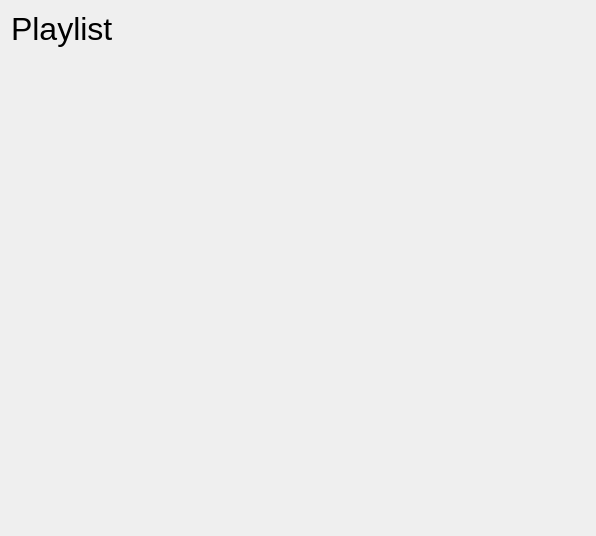
<?xml version="1.0" encoding="UTF-8"?>
<ui version="4.0">
 <class>playlist_view</class>
 <widget class="QWidget" name="playlist_view">
  <property name="geometry">
   <rect>
    <x>0</x>
    <y>0</y>
    <width>596</width>
    <height>536</height>
   </rect>
  </property>
  <property name="windowTitle">
   <string>Form</string>
  </property>
  <layout class="QGridLayout" name="gridLayout">
   <item row="0" column="0">
    <layout class="QHBoxLayout" name="horizontalLayout_5">
     <property name="bottomMargin">
      <number>24</number>
     </property>
     <item>
      <widget class="QLabel" name="label_3">
       <property name="font">
        <font>
         <pointsize>24</pointsize>
        </font>
       </property>
       <property name="text">
        <string>Playlist</string>
       </property>
      </widget>
     </item>
    </layout>
   </item>
   <item row="1" column="0">
    <spacer name="verticalSpacer_2">
     <property name="orientation">
      <enum>Qt::Vertical</enum>
     </property>
     <property name="sizeHint" stdset="0">
      <size>
       <width>20</width>
       <height>447</height>
      </size>
     </property>
    </spacer>
   </item>
  </layout>
 </widget>
 <resources/>
 <connections/>
</ui>
